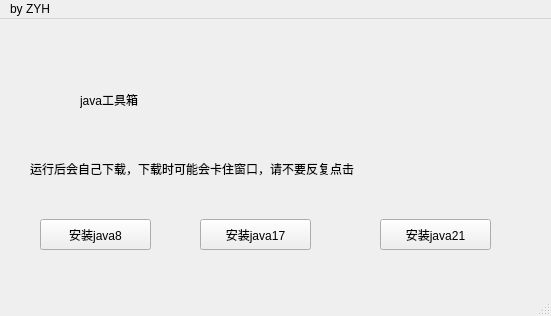
<?xml version="1.0" encoding="UTF-8"?>
<ui version="4.0">
 <class>MainWindow</class>
 <widget class="QMainWindow" name="MainWindow">
  <property name="geometry">
   <rect>
    <x>0</x>
    <y>0</y>
    <width>551</width>
    <height>316</height>
   </rect>
  </property>
  <property name="windowTitle">
   <string>MainWindow</string>
  </property>
  <widget class="QWidget" name="centralwidget">
   <widget class="QPushButton" name="pushButton">
    <property name="geometry">
     <rect>
      <x>40</x>
      <y>200</y>
      <width>111</width>
      <height>31</height>
     </rect>
    </property>
    <property name="text">
     <string>安装java8</string>
    </property>
   </widget>
   <widget class="QLabel" name="label">
    <property name="geometry">
     <rect>
      <x>80</x>
      <y>30</y>
      <width>341</width>
      <height>101</height>
     </rect>
    </property>
    <property name="styleSheet">
     <string notr="true">font: 28pt &quot;Yu Gothic UI&quot;;</string>
    </property>
    <property name="text">
     <string>java工具箱</string>
    </property>
    <property name="textFormat">
     <enum>Qt::MarkdownText</enum>
    </property>
   </widget>
   <widget class="QPushButton" name="pushButton_2">
    <property name="geometry">
     <rect>
      <x>200</x>
      <y>200</y>
      <width>111</width>
      <height>31</height>
     </rect>
    </property>
    <property name="text">
     <string>安装java17</string>
    </property>
   </widget>
   <widget class="QPushButton" name="pushButton_3">
    <property name="geometry">
     <rect>
      <x>380</x>
      <y>200</y>
      <width>111</width>
      <height>31</height>
     </rect>
    </property>
    <property name="text">
     <string>安装java21</string>
    </property>
   </widget>
   <widget class="QLabel" name="label_2">
    <property name="geometry">
     <rect>
      <x>30</x>
      <y>140</y>
      <width>491</width>
      <height>20</height>
     </rect>
    </property>
    <property name="text">
     <string>运行后会自己下载，下载时可能会卡住窗口，请不要反复点击</string>
    </property>
   </widget>
  </widget>
  <widget class="QMenuBar" name="menubar">
   <property name="geometry">
    <rect>
     <x>0</x>
     <y>0</y>
     <width>551</width>
     <height>21</height>
    </rect>
   </property>
   <widget class="QMenu" name="menuwinTools">
    <property name="title">
     <string>by ZYH</string>
    </property>
   </widget>
   <addaction name="menuwinTools"/>
  </widget>
  <widget class="QStatusBar" name="statusbar"/>
 </widget>
 <resources/>
 <connections/>
</ui>
